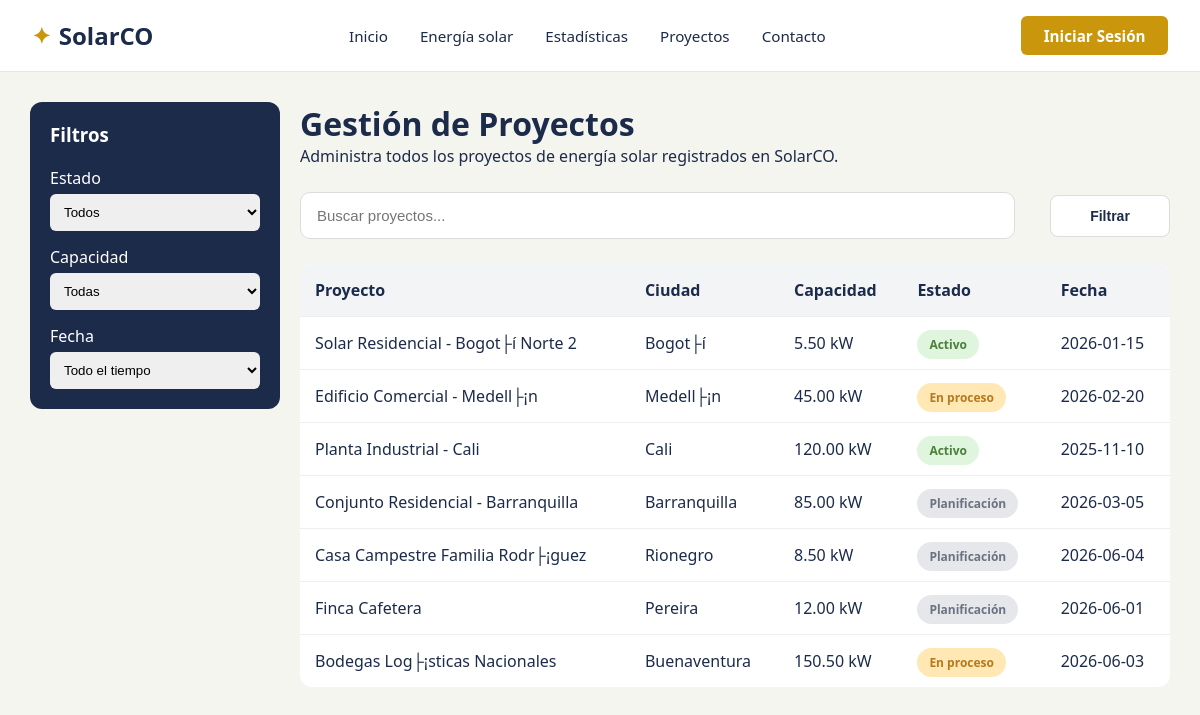
/proyectos.php, run on the app's committed database.
### tables this page shows
CREATE TABLE `proyecto` (
  `proyecto_id` int NOT NULL AUTO_INCREMENT,
  `usuario_id` int NOT NULL,
  `nombre` varchar(150) NOT NULL,
  `ciudad` varchar(100) NOT NULL,
  `capacidad_kw` decimal(10,2) NOT NULL,
  `fecha_instalacion` date NOT NULL,
  `estado` enum('Planificaci├│n','En proceso','Activo','Mantenimiento') DEFAULT 'Planificaci├│n',
  `fecha_registro` timestamp NULL DEFAULT CURRENT_TIMESTAMP,
  PRIMARY KEY (`proyecto_id`),
  KEY `usuario_id` (`usuario_id`),
  CONSTRAINT `proyecto_ibfk_1` FOREIGN KEY (`usuario_id`) REFERENCES `usuario` (`usuario_id`) ON DELETE CASCADE
);

### proyectos.php (the view, shortened to what this page needs)
<?php
require_once 'config/db.php';
$sql = "SELECT * FROM proyecto";
$stmt = $pdo->query($sql);
$proyectos = $stmt->fetchAll(PDO::FETCH_ASSOC);
?>
<!DOCTYPE html>
<html lang="es">
<head>
    <link rel="stylesheet" href="css/style.css">
</head>
<body>
<nav class="navbar">
    <a href="index.php" class="navbar-logo">
        <span class="logo-sol">✦</span> SolarCO
    </a>
    <ul class="navbar-links">
        <li><a href="index.php">Inicio</a></li>
        <li><a href="energia-solar.php">Energía solar</a></li>
        <li><a href="estadisticas.php">Estadísticas</a></li>
        <li><a href="proyectos.php">Proyectos</a></li>
        <li><a href="contacto.php">Contacto</a></li>
    </ul>
    <?php if(isset($_SESSION['user_id'])): ?>
        <a href="logout.php" class="btn-primario">
            Cerrar Sesión
        </a>
    <?php else: ?>
        <a href="index.php#login" class="btn-primario">
            Iniciar Sesión
        </a>
    <?php endif; ?>
</nav>
<div class="proyectos-layout">
    <aside class="sidebar-proyectos" id="sidebarFiltros">
        <h3>Filtros</h3>
        <label>Estado</label>
<select id="filtroEstado">
    <option value="Todos">Todos</option>
</select>
        <label>Capacidad</label>
        <select>
            <option>Todas</option>
        </select>
        <label>Fecha</label>
        <select>
            <option>Todo el tiempo</option>
        </select>
    </aside>
    <main class="contenido-proyectos">
        <h1>Gestión de Proyectos</h1>
        <p>
            Administra todos los proyectos de energía solar registrados en SolarCO.
        </p>
        <div class="toolbar">
            <div class="buscador">
                <input
                    type="text"
                    id="buscadorProyectos"
                    placeholder="Buscar proyectos..."
                >
            </div>
            <div class="acciones-toolbar">
                <button type="button" class="btn-filtrar" id="btnFiltrar">
                  Filtrar
                </button>
            </div>
        </div>
        <table class="tabla-proyectos" id="tablaProyectos">
            <thead>
                <tr>
                    <th>Proyecto</th>
                    <th>Ciudad</th>
                    <th>Capacidad</th>
                    <th>Estado</th>
                    <th>Fecha</th>
                </tr>
            </thead>
            <tbody>
                <?php foreach($proyectos as $proyecto): ?>
                <tr data-estado="<?= htmlspecialchars($proyecto['estado']); ?>">
                    <td>
                        <?= htmlspecialchars($proyecto['nombre']); ?>
                    </td>
                    <td>
                        <?= htmlspecialchars($proyecto['ciudad']); ?>
                    </td>
                    <td>
                        <?= htmlspecialchars($proyecto['capacidad_kw']); ?> kW
                    </td>
                    <td>
                        <?php
                        $estado = $proyecto['estado'];
                        if($estado == 'Activo'){
                            echo '<span class="badge badge-activo">Activo</span>';
                        }
                        elseif($estado == 'En proceso'){
                            echo '<span class="badge badge-proceso">En proceso</span>';
                        }
                        else{
                            echo '<span class="badge badge-planificacion">Planificación</span>';
                        }
                        ?>
                    </td>
                    <td>
                        <?= htmlspecialchars($proyecto['fecha_instalacion']); ?>
                    </td>
                </tr>
                <?php endforeach; ?>
            </tbody>
        </table>
    </main>
</div>
</body>
</html>

### css/style.css (style rules this page uses)
:root { --amarillo: #C9960C; --azul-marino: #1C2B4A; --fondo: #F5F5F0; --blanco: #FFFFFF; --gris-texto: #6B7280; }
* { margin: 0; padding: 0; box-sizing: border-box; }
body { font-family: 'Segoe UI', sans-serif; background-color: var(--fondo); color: var(--azul-marino); }
.navbar { background-color: var(--blanco); border-bottom: 1px solid #e5e7eb; padding: 1rem 2rem; display: flex; justify-content: space-between; align-items: center; position: sticky; top: 0; z-index: 100; }
.navbar-logo { color: var(--azul-marino); font-size: 1.5rem; font-weight: bold; text-decoration: none; display: flex; align-items: center; gap: 0.5rem; }
.navbar-links { list-style: none; display: flex; gap: 2rem; }
.navbar-links a { color: var(--azul-marino); text-decoration: none; font-size: 0.95rem; }
.btn-primario { background-color: var(--amarillo); color: var(--blanco); padding: 0.6rem 1.4rem; border: none; border-radius: 6px; cursor: pointer; font-size: 0.95rem; text-decoration: none; font-weight: bold; }
.logo-sol { color: var(--amarillo); font-size: 1.4rem; }
a.btn-primario { color: var(--blanco); }
.proyectos-layout { display:flex; gap:20px; padding:30px; }
.sidebar-proyectos { width:250px; background:var(--azul-marino); color:white; padding:20px; border-radius:12px; height:fit-content; }
.sidebar-proyectos h3 { margin-bottom:20px; }
.sidebar-proyectos label { display:block; margin-top:15px; margin-bottom:5px; }
.sidebar-proyectos select { width:100%; padding:10px; border:none; border-radius:6px; }
.contenido-proyectos { flex:1; }
.toolbar { display:flex; justify-content:space-between; align-items:center; margin:20px 0; }
.buscador { flex:1; margin-right:15px; }
.buscador input { width:100%; padding:12px; border:1px solid #ddd; border-radius:8px; }
.tabla-proyectos { width:100%; border-collapse:collapse; background:white; border-radius:12px; overflow:hidden; }
.tabla-proyectos th { background:#f3f4f6; color:var(--azul-marino); padding:15px; text-align:left; }
.tabla-proyectos td { padding:15px; border-top:1px solid #eee; }
.badge { padding:6px 12px; border-radius:20px; font-size:12px; font-weight:bold; }
.badge-activo { background:#dff5dd; color:#4b7f3a; }
.badge-proceso { background:#ffe8b3; color:#b7791f; }
.badge-planificacion { background:#e5e7eb; color:#6b7280; }
.toolbar { display:flex; justify-content:space-between; align-items:center; gap:20px; margin:25px 0; }
.buscador { flex:1; }
.buscador input { width:100%; padding:14px 16px; border:1px solid #dcdcdc; border-radius:10px; background:white; font-size:15px; }
.acciones-toolbar { display:flex; gap:12px; align-items:center; }
.btn-filtrar { background-color: #ffffff; color: var(--azul-marino); border: 1px solid #dcdcdc; border-radius: 8px; padding: 12px 20px; min-width: 120px; height: 42px; font-size: 14px; font-weight: 600; cursor: pointer; display: flex; align-items: center; justify-content: center; transition: all 0.3s ease; }

### data on the page
proyecto: nombre "Solar Residencial - Bogot├í Norte 2", ciudad "Bogot├í", capacidad_kw "5.50", estado "Activo", fecha_instalacion "2026-01-15"
proyecto: nombre "Edificio Comercial - Medell├¡n", ciudad "Medell├¡n", capacidad_kw "45.00", estado "En proceso", fecha_instalacion "2026-02-20"
proyecto: nombre "Planta Industrial - Cali", ciudad "Cali", capacidad_kw "120.00", estado "Activo", fecha_instalacion "2025-11-10"
proyecto: nombre "Conjunto Residencial - Barranquilla", ciudad "Barranquilla", capacidad_kw "85.00", estado "Planificación", fecha_instalacion "2026-03-05"
proyecto: nombre "Casa Campestre Familia Rodr├¡guez", ciudad "Rionegro", capacidad_kw "8.50", estado "Planificación", fecha_instalacion "2026-06-04"
proyecto: nombre "Finca Cafetera", ciudad "Pereira", capacidad_kw "12.00", estado "Planificación", fecha_instalacion "2026-06-01"
proyecto: nombre "Bodegas Log├¡sticas Nacionales", ciudad "Buenaventura", capacidad_kw "150.50", estado "En proceso", fecha_instalacion "2026-06-03"
